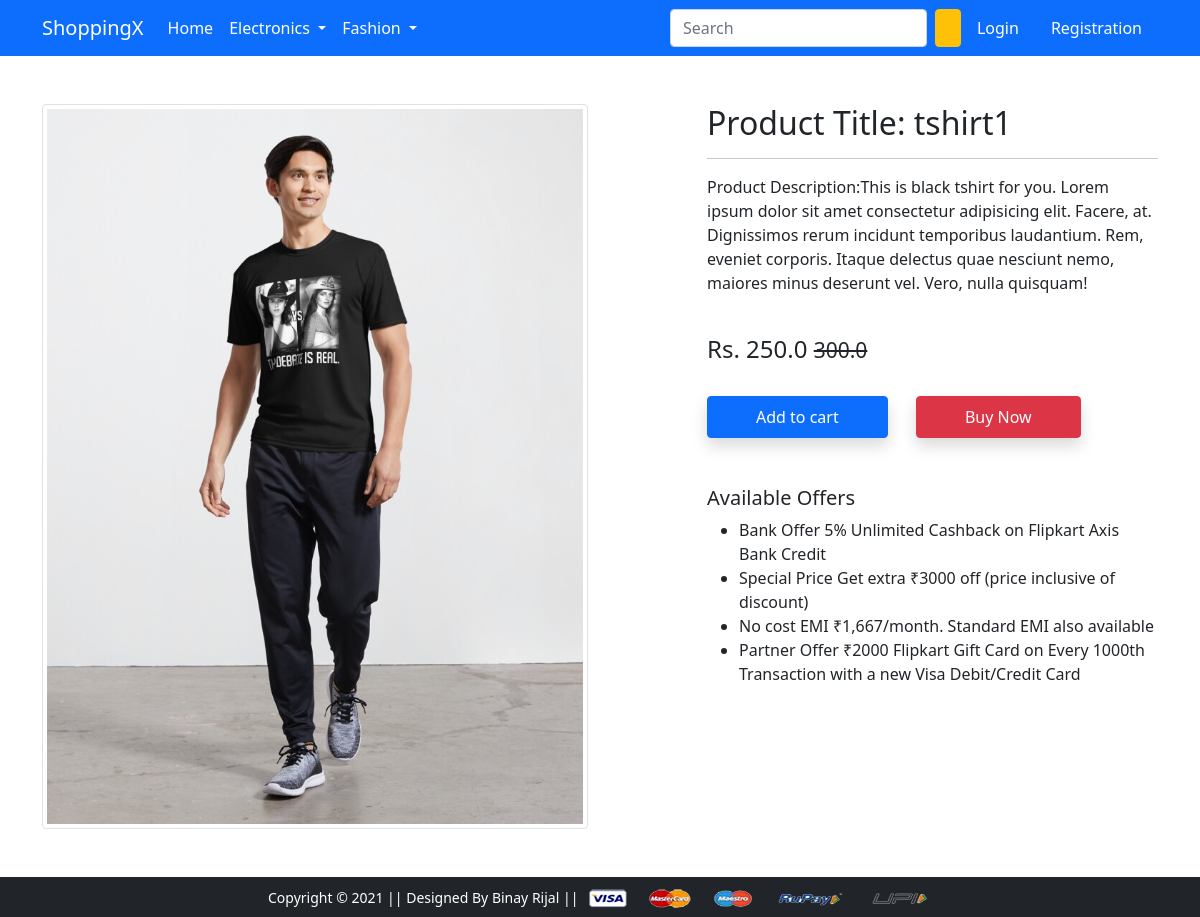
Screenshot of /product-detail/1/ with the database file from the repository.
### app/models.py (models this page shows, shortened)
class Product(models.Model):
    title=models.CharField(max_length=100)
    selling_price=models.FloatField()
    discounted_price=models.FloatField()
    description=models.TextField()
    brand=models.CharField(max_length=50)
    category=models.CharField(choices=CATEGORY_CHOICES,max_length=2)
    product_image=models.ImageField(upload_to='productimg')

### app/views.py (the view)
# urls.py: path('product-detail/<int:pk>/', views.product_detail, name='product-detail'),
def product_detail(request,pk):
 product_one=Product.objects.get(pk=pk)
 price=product_one.selling_price-product_one.discounted_price
 if product_one:
  return render(request, 'app/productdetail.html',{
   'product_one' :product_one,
   'price' :price
  })

### app/templates/app/productdetail.html (shortened to what this page needs)
{% extends 'app/base.html' %}
{% load static %}
{% block main-content %}
<div class="container my-5">
 <div class="row">
  <div class="col-sm-6 text-center align-self-center">
   <img src="{{product_one.product_image.url}}" alt="" class="img-fluid img-thumbnail">
  </div>
  <div class="col-sm-5 offset-sm-1">
   <h2>Product Title: {{product_one.title}}</h2>
   <hr>
   <p>Product Description:{{product_one.description}} Lorem ipsum dolor sit amet consectetur adipisicing elit. Facere, at. Dignissimos rerum incidunt temporibus laudantium. Rem, eveniet corporis. Itaque delectus quae nesciunt nemo, maiores minus deserunt vel. Vero, nulla quisquam!</p> <br>
   <h4>Rs. {{price}} <small class="fw-light text-decoration-line-through">{{product_one.selling_price}}</small></h4> <br>
   <form action=" /add-to-cart" class="d-inline">
    <button type="submit" class=" btn btn-primary shadow px-5 py-2">Add to cart</button>
   </form>
   <a href="{% url 'buy-now' %}" class="btn btn-danger shadow px-5 py-2 ms-4">Buy Now</a>
   <h5 class="mt-5">Available Offers</h5>
   <ul>
    <li>Bank Offer 5% Unlimited Cashback on Flipkart Axis Bank Credit</li>
    <li>Special Price Get extra ₹3000 off (price inclusive of discount)</li>
    <li>No cost EMI ₹1,667/month. Standard EMI also available</li>
    <li>Partner Offer ₹2000 Flipkart Gift Card on Every 1000th Transaction with a new Visa Debit/Credit Card</li>
   </ul>
  </div>
 </div>
</div>
{% endblock main-content %}

### rows the page displays
Product: product_image (picture), title "tshirt1", description "This is black tshirt for you.", selling_price "300.0"

### other values shown
{{ price }} "250.0"
